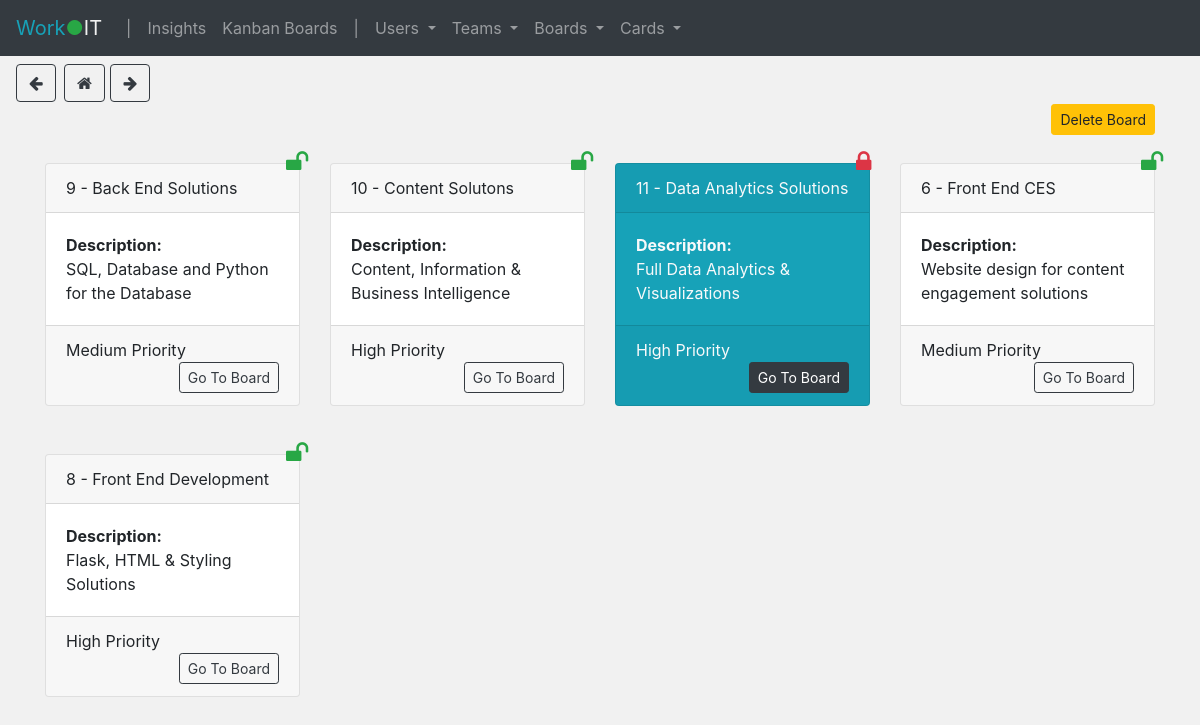
Before: /board_list with the older database file.
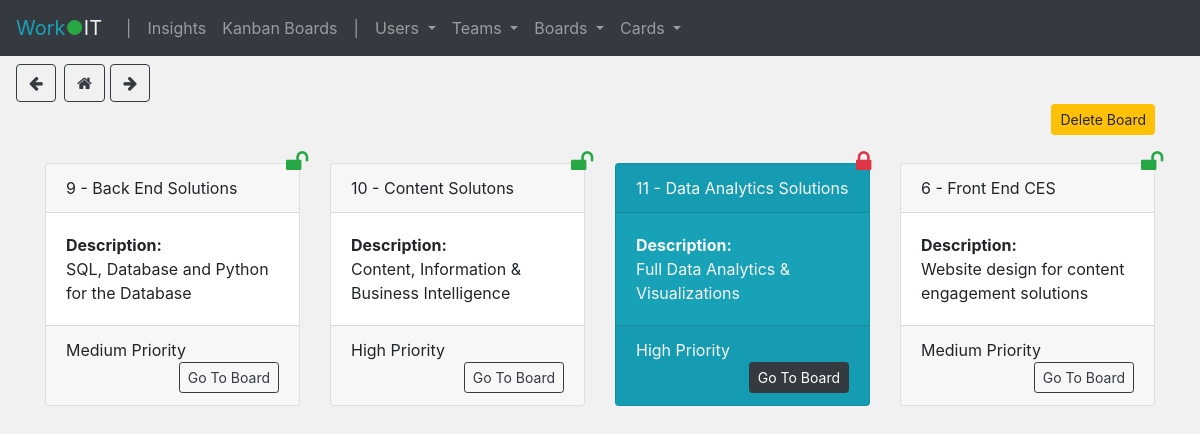
After: the same page with the newer database file.
### tables this page shows
CREATE TABLE board(id INTEGER PRIMARY KEY AUTOINCREMENT,name TEXT,description TEXT,privacy TEXT,state_list TEXT,starred INTEGER);

### app.py (the view)
@app.route('/board_list')
def board_list():
    boards = get_boards()
    return render_template('board_list.html', boards=boards)

### scripts.py (called while the page is built)
def get_boards():
    con_boards = sqlite3.connect("database.db")
    con_boards.row_factory = sqlite3.Row
    cur = con_boards.cursor()
    cur.execute("SELECT * FROM board ORDER BY name")
    boards = cur.fetchall()
    con_boards.close()
    return boards

### templates/board_list.html (shortened to what this page needs)
{% extends "base.html" %}
{% block head %}
    {{ super() }}
{% endblock %}
{% block content %}
    <div class="text-right mt-5 mb-1">
        <button type="button" class="btn btn-warning btn-sm" data-toggle="modal" data-target="#delete-user">
            Delete Board
        </button>
    </div>
    <div class="row">
        {% for board in boards %}
            <div class="col-3 mt-4 mb-4">
                <form action="{{ url_for('goto_kanban') }}" method="POST">
                    <div class="card {{ 'bg-info text-light' if board['starred'] == 'Yes' }}">
                        <div class="card-header">
                            {{ board['id'] }} - {{ board['name'] }}
                            <div class="float-right text-dark">
                                {% if board['privacy'] == 'Private' %}
                                    <i class="fa fa-lock text-danger"
                                       style=" position: absolute; bottom: 14.5rem; left: 15rem; font-size: 1.5rem;"></i>
                                {% else %}
                                    <i class="fa fa-unlock text-success"
                                       style=" position: absolute; bottom: 14.5rem; left: 15rem; font-size: 1.5rem;"></i>
                                {% endif %}
                            </div>
                        </div>
                        <div class="card-body">
                            <strong>Description:</strong><br>
                            {{ board['description'] }} <br>
                        </div>
                        <div class="card-footer">
                            {{ board['state_list'] }} <br>
                            {% if board['privacy'] == 'Private' %}
                                <button type="submit" class="btn btn-dark float-right btn-sm">Go To Board</button>
                            {% else %}
                                <button type="submit" class="btn btn-outline-dark float-right btn-sm">Go To Board
                                </button>
                            {% endif %}
                        </div>
                    </div>
                </form>
            </div>
        {% endfor %}
    </div>
{% endblock %}

Changed rows visible on the page:
removed board: id "8", name "Front End Development", privacy "Public" (drawn), description "Flask, HTML & Styling Solutions", state_list "High Priority"
